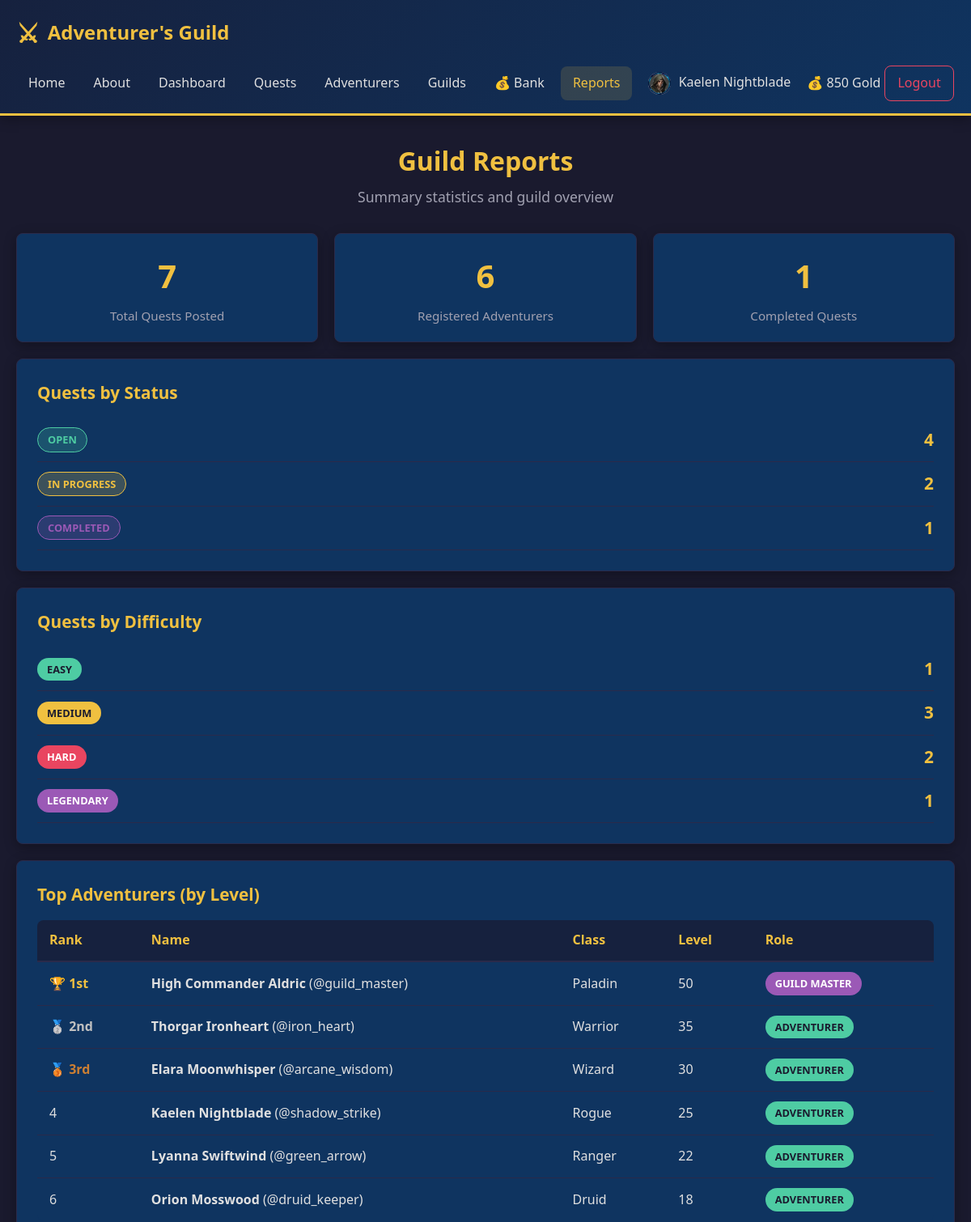
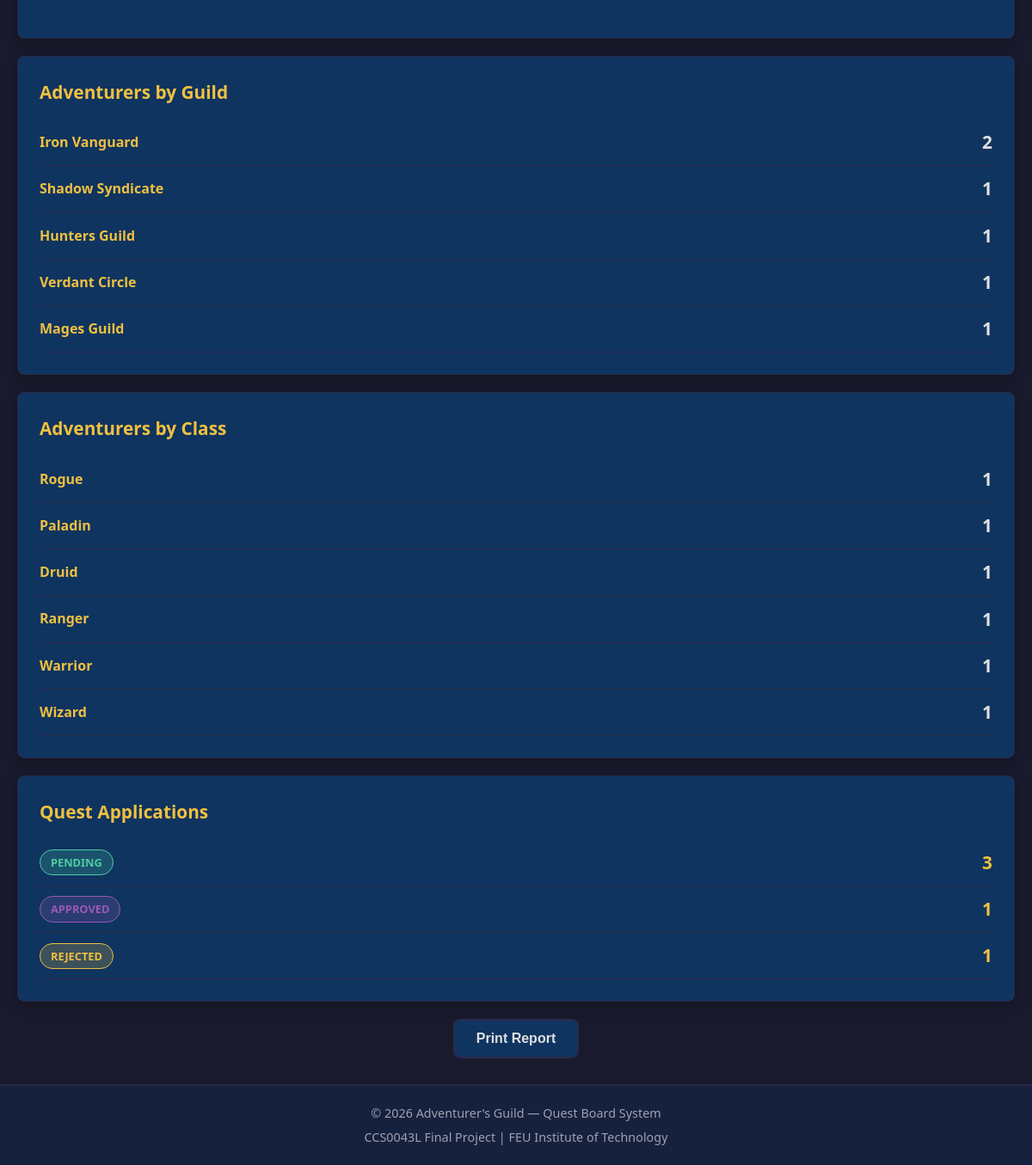
Screenshot of /reports.php (signed in) with the database file from the repository (2 pictures, top to bottom).
### tables this page shows
CREATE TABLE IF NOT EXISTS wallets (
    wallet_id INT AUTO_INCREMENT PRIMARY KEY,
    user_id INT NOT NULL UNIQUE,
    balance DECIMAL(12, 2) NOT NULL DEFAULT 100.00,
    created_at TIMESTAMP DEFAULT CURRENT_TIMESTAMP,
    FOREIGN KEY (user_id) REFERENCES users(user_id) ON DELETE CASCADE
);

CREATE TABLE IF NOT EXISTS users (
    user_id INT AUTO_INCREMENT PRIMARY KEY,
    username VARCHAR(50) NOT NULL UNIQUE,
    email VARCHAR(100) NOT NULL UNIQUE,
    password VARCHAR(255) NOT NULL,
    full_name VARCHAR(100) NOT NULL,
    role ENUM('guild_master', 'adventurer') NOT NULL DEFAULT 'adventurer',
    bio TEXT NULL,
    class VARCHAR(50) NULL,
    level INT NOT NULL DEFAULT 1,
    guild_id INT NULL,
    avatar VARCHAR(255) NULL,
    created_at TIMESTAMP DEFAULT CURRENT_TIMESTAMP,
    FOREIGN KEY (guild_id) REFERENCES guilds(guild_id) ON DELETE SET NULL
);

### reports.php (the view, shortened to what this page needs)
<?php
require_once __DIR__ . '/includes/auth_check.php';
require_once __DIR__ . '/includes/functions.php';
$conn = getConnection();
$stats = getQuestStatistics($conn);
$result = $conn->query("SELECT q.*, u.full_name AS assigned_to_name FROM quests q LEFT JOIN users u ON q.assigned_to = u.user_id");
$allQuests = $result->fetch_all(MYSQLI_ASSOC);
$statusCounts = array('OPEN' => 0, 'IN_PROGRESS' => 0, 'COMPLETED' => 0);
$difficultyCounts = array('EASY' => 0, 'MEDIUM' => 0, 'HARD' => 0, 'LEGENDARY' => 0);
foreach ($allQuests as $quest) {
    if (isset($statusCounts[$quest['status']])) {
        $statusCounts[$quest['status']]++;
    }
    if (isset($difficultyCounts[$quest['difficulty']])) {
        $difficultyCounts[$quest['difficulty']]++;
    }
}
$result = $conn->query("SELECT user_id, username, full_name, class, level, role FROM users ORDER BY level DESC LIMIT 10");
$topAdventurers = $result->fetch_all(MYSQLI_ASSOC);
?>
<?php include_once __DIR__ . '/includes/header.php'; ?>
<div class="container">
    <h1 class="page-title">Guild Reports</h1>
    <p class="page-subtitle">Summary statistics and guild overview</p>
    <div class="grid-3">
        <div class="stat-card">
            <div class="stat-number"><?php echo $stats['total_quests']; ?></div>
            <div class="stat-label">Total Quests Posted</div>
        </div>
        <div class="stat-card">
            <div class="stat-number"><?php echo $stats['total_adventurers']; ?></div>
            <div class="stat-label">Registered Adventurers</div>
        </div>
        <div class="stat-card">
            <div class="stat-number"><?php echo isset($statusCounts['COMPLETED']) ? $statusCounts['COMPLETED'] : 0; ?></div>
            <div class="stat-label">Completed Quests</div>
        </div>
    </div>
    <div class="card" style="margin-top: 20px;">
        <h2 class="card-title">Quests by Status</h2>
        <div style="margin-top: 15px;">
            <?php foreach ($statusCounts as $status => $count): ?>
                <div style="display: flex; justify-content: space-between; align-items: center; padding: 10px 0; border-bottom: 1px solid var(--color-border);">
                    <span>
                        <?php echo getStatusBadge($status); ?>
                    </span>
                    <strong style="font-size: 1.3rem; color: var(--color-gold);"><?php echo $count; ?></strong>
                </div>
            <?php endforeach; ?>
        </div>
    </div>
    <div class="card">
        <h2 class="card-title">Quests by Difficulty</h2>
        <div style="margin-top: 15px;">
            <?php foreach ($difficultyCounts as $difficulty => $count): ?>
                <div style="display: flex; justify-content: space-between; align-items: center; padding: 10px 0; border-bottom: 1px solid var(--color-border);">
                    <span><?php echo getDifficultyBadge($difficulty); ?></span>
                    <strong style="font-size: 1.3rem; color: var(--color-gold);"><?php echo $count; ?></strong>
                </div>
            <?php endforeach; ?>
        </div>
    </div>
    <div class="card">
        <h2 class="card-title">Top Adventurers (by Level)</h2>
        <?php if (!empty($topAdventurers)): ?>
            <div class="table-container" style="margin-top: 15px;">
                <table>
                    <thead>
                        <tr>
                            <th>Rank</th>
                            <th>Name</th>
                            <th>Class</th>
                            <th>Level</th>
                            <th>Role</th>
                        </tr>
                    </thead>
                    <tbody>
                        <?php
                        $rank = 1;
                        foreach ($topAdventurers as $adv):
                        ?>
                            <tr>
                                <td>
                                    <?php
                                    if ($rank === 1) {
                                        echo '<strong style="color: var(--color-gold);">&#127942; 1st</strong>';
                                    } elseif ($rank === 2) {
                                        echo '<strong style="color: #c0c0c0;">&#129352; 2nd</strong>';
                                    } elseif ($rank === 3) {
                                        echo '<strong style="color: #cd7f32;">&#129353; 3rd</strong>';
                                    } else {
                                        echo $rank;
                                    }
                                    ?>
                                </td>
                                <td><strong><?php echo htmlspecialchars($adv['full_name']); ?></strong> (@<?php echo htmlspecialchars($adv['username']); ?>)</td>
                                <td><?php echo htmlspecialchars($adv['class'] ?? 'Not Set'); ?></td>
                                <td><?php echo intval($adv['level']); ?></td>
                                <td>
                                    <?php
                                    if ($adv['role'] === 'guild_master') {
                                        echo '<span class="badge badge-legendary">Guild Master</span>';
                                    } else {
                                        echo '<span class="badge badge-easy">Adventurer</span>';
                                    }
                                    ?>
                                </td>
                            </tr>
                        <?php
                            $rank++;
                        endforeach;
                        ?>
                    </tbody>
                </table>
            </div>
        <?php else: ?>
            <div class="empty-state">
                <p>No adventurers registered yet.</p>
            </div>
        <?php endif; ?>
    </div>
    <div class="card">
        <h2 class="card-title">Adventurers by Guild</h2>
        <?php if (!empty($stats['by_guild'])): ?>
            <div style="margin-top: 15px;">
                <?php foreach ($stats['by_guild'] as $guildData): ?>
                    <div style="display: flex; justify-content: space-between; align-items: center; padding: 10px 0; border-bottom: 1px solid var(--color-border);">
                        <span style="color: var(--color-gold);"><strong><?php echo htmlspecialchars($guildData['guild_name']); ?></strong></span>
                        <strong style="font-size: 1.3rem;"><?php echo $guildData['count']; ?></strong>
                    </div>
                <?php endforeach; ?>
            </div>
        <?php else: ?>
            <div class="empty-state" style="padding: 20px;">
                <p>No guild data available yet.</p>
            </div>
        <?php endif; ?>
    </div>
    <div class="card">
        <h2 class="card-title">Adventurers by Class</h2>
        <?php if (!empty($stats['by_class'])): ?>
            <div style="margin-top: 15px;">
                <?php foreach ($stats['by_class'] as $classData): ?>
                    <div style="display: flex; justify-content: space-between; align-items: center; padding: 10px 0; border-bottom: 1px solid var(--color-border);">
                        <span style="color: var(--color-gold);"><strong><?php echo htmlspecialchars($classData['class']); ?></strong></span>
                        <strong style="font-size: 1.3rem;"><?php echo $classData['count']; ?></strong>
                    </div>
                <?php endforeach; ?>
            </div>
        <?php else: ?>
            <div class="empty-state" style="padding: 20px;">
                <p>No class data available yet.</p>
            </div>
        <?php endif; ?>
    </div>
    <?php
    $result = $conn = getConnection();
    $result = $conn->query("SELECT status, COUNT(*) AS count FROM quest_applications GROUP BY status");
    $appStats = $result->fetch_all(MYSQLI_ASSOC);
    ?>
    <div class="card">
        <h2 class="card-title">Quest Applications</h2>
        <?php if (!empty($appStats)): ?>
            <div style="margin-top: 15px;">
                <?php
                foreach ($appStats as $appStat):
                ?>
                    <div style="display: flex; justify-content: space-between; align-items: center; padding: 10px 0; border-bottom: 1px solid var(--color-border);">
                        <span>
                            <?php echo getApplicationStatusBadge($appStat['status']); ?>
                        </span>
                        <strong style="font-size: 1.3rem; color: var(--color-gold);"><?php echo $appStat['count']; ?></strong>
                    </div>
                <?php endforeach; ?>
            </div>
        <?php else: ?>
            <div class="empty-state" style="padding: 20px;">
                <p>No quest applications yet.</p>
            </div>
        <?php endif; ?>
    </div>
    <div style="text-align: center; margin-top: 20px;">
        <button onclick="window.print()" class="btn btn-secondary">Print Report</button>
    </div>
</div>
<?php include_once __DIR__ . '/includes/footer.php'; ?>

### includes/header.php (shortened to what this page needs)
<?php
require_once __DIR__ . '/functions.php';
$isLoggedIn = isset($_SESSION['user_id']);
$walletBalance = null;
if ($isLoggedIn) {
    $conn = getConnection();
    $wallet = getWalletBalance($conn, $_SESSION['user_id']);
    $walletBalance = $wallet['balance'] ?? 0;
}
?>
<!DOCTYPE html>
<html lang="en">
<head>
    <link rel="stylesheet" href="css/style.css">
</head>
<body>
    <header class="main-header">
        <div class="container">
            <div class="header-content">
                <a href="index.php" class="logo">
                    <span class="logo-icon">&#9876;</span>
                    <span class="logo-text">Adventurer's Guild</span>
                </a>
                <nav class="main-nav">
                    <a href="index.php" class="nav-link <?php echo basename($_SERVER['PHP_SELF']) === 'index.php' ? 'active' : ''; ?>">Home</a>
                    <a href="about.php" class="nav-link <?php echo basename($_SERVER['PHP_SELF']) === 'about.php' ? 'active' : ''; ?>">About</a>
                    <?php if ($isLoggedIn): ?>
                        <a href="dashboard.php" class="nav-link <?php echo basename($_SERVER['PHP_SELF']) === 'dashboard.php' ? 'active' : ''; ?>">Dashboard</a>
                        <a href="quests.php" class="nav-link <?php echo basename($_SERVER['PHP_SELF']) === 'quests.php' || basename($_SERVER['PHP_SELF']) === 'quest_add.php' || basename($_SERVER['PHP_SELF']) === 'quest_edit.php' ? 'active' : ''; ?>">Quests</a>
                        <a href="adventurers.php" class="nav-link <?php echo basename($_SERVER['PHP_SELF']) === 'adventurers.php' ? 'active' : ''; ?>">Adventurers</a>
                        <a href="guilds.php" class="nav-link <?php echo basename($_SERVER['PHP_SELF']) === 'guilds.php' || basename($_SERVER['PHP_SELF']) === 'guild_detail.php' ? 'active' : ''; ?>">Guilds</a>
                        <a href="bank.php" class="nav-link <?php echo basename($_SERVER['PHP_SELF']) === 'bank.php' ? 'active' : ''; ?>">&#128176; Bank</a>
                        <a href="reports.php" class="nav-link <?php echo basename($_SERVER['PHP_SELF']) === 'reports.php' ? 'active' : ''; ?>">Reports</a>
                        <?php
                        $userAvatar = getUserAvatar($_SESSION['user_id']);
                        ?>
                        <a href="profile.php" class="nav-link <?php echo basename($_SERVER['PHP_SELF']) === 'profile.php' ? 'active' : ''; ?>">
                            <?php if ($userAvatar): ?>
                                <img src="uploads/avatars/<?php echo htmlspecialchars($userAvatar); ?>" alt="Avatar" style="width: 28px; height: 28px; border-radius: 50%; object-fit: cover; margin-right: 5px; vertical-align: middle;">
                            <?php endif; ?>
                            <?php echo htmlspecialchars($_SESSION['full_name']); ?>
                        </a>
                        <div class="wallet-display" title="Gold Balance">
                            &#128176; <?php echo formatGold($walletBalance); ?>
                        </div>
                        <a href="logout.php" class="nav-link btn-logout">Logout</a>
                    <?php else: ?>
                        <a href="login.php" class="nav-link <?php echo basename($_SERVER['PHP_SELF']) === 'login.php' ? 'active' : ''; ?>">Login</a>
                        <a href="register.php" class="nav-link btn-register <?php echo basename($_SERVER['PHP_SELF']) === 'register.php' ? 'active' : ''; ?>">Register</a>
                    <?php endif; ?>
                </nav>
            </div>
        </div>
    </header>
    <main class="main-content">

### rows the page displays
wallets: balance "850 Gold"
users: shows "🏆 1st", full_name "High Commander Aldric", username "guild_master", class "Paladin", level "50", role "GUILD MASTER"
users: shows "🥈 2nd", full_name "Thorgar Ironheart", username "iron_heart", class "Warrior", level "35", role "ADVENTURER"
users: shows "🥉 3rd", full_name "Elara Moonwhisper", username "arcane_wisdom", class "Wizard", level "30", role "ADVENTURER"
users: full_name "Kaelen Nightblade", username "shadow_strike", class "Rogue", level "25", role "ADVENTURER"
users: full_name "Lyanna Swiftwind", username "green_arrow", class "Ranger", level "22", role "ADVENTURER"
users: full_name "Orion Mosswood", username "druid_keeper", class "Druid", level "18", role "ADVENTURER"

### other values shown
$_SESSION['full_name'] "Kaelen Nightblade"
$stats['total_quests'] "7"
$stats['total_adventurers'] "6"
$statusCounts['COMPLETED'] "1"
$count "4"
$count "2"
$count "1"
$count "3"
$guildData['guild_name'] "Iron Vanguard"
$guildData['count'] "2"
$guildData['guild_name'] "Shadow Syndicate"
$guildData['count'] "1"
$guildData['guild_name'] "Hunters Guild"
$guildData['guild_name'] "Verdant Circle"
$guildData['guild_name'] "Mages Guild"
